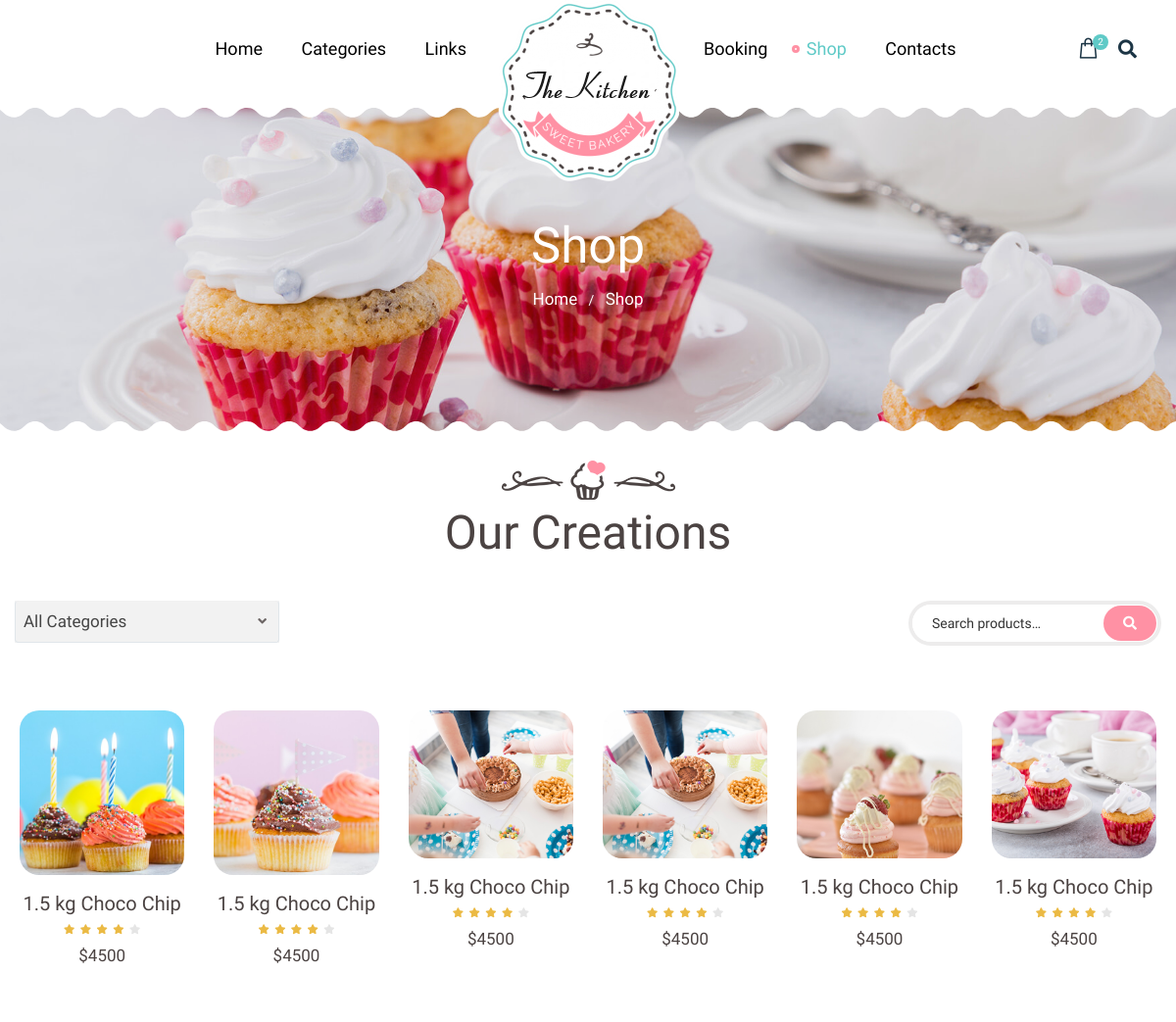
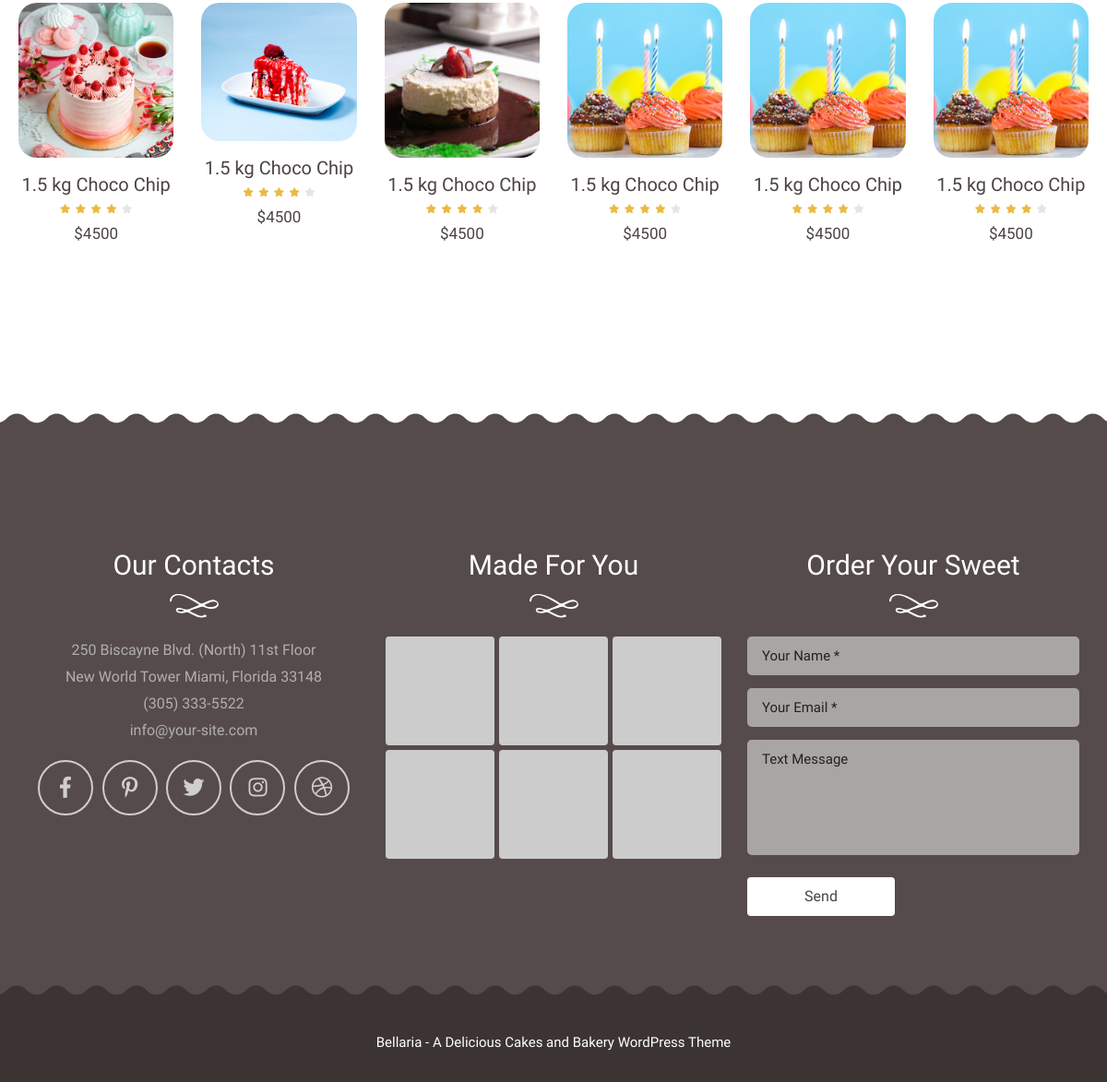
The page /shop.php on the database its author committed (2 pictures, top to bottom).
### tables this page shows
CREATE TABLE `product` (
  `product_id` int NOT NULL AUTO_INCREMENT,
  `product_name` varchar(255) DEFAULT NULL,
  `product_desc` varchar(1000) DEFAULT NULL,
  `image_url` varchar(255) DEFAULT NULL,
  `category_id` int DEFAULT NULL,
  `tag` varchar(255) DEFAULT NULL,
  `current_price` varchar(45) DEFAULT NULL,
  `prev_price` varchar(45) DEFAULT NULL,
  `status` int DEFAULT '1',
  PRIMARY KEY (`product_id`),
  KEY `category_fk_idx` (`category_id`),
  CONSTRAINT `category_fk` FOREIGN KEY (`category_id`) REFERENCES `category` (`category_id`) ON DELETE RESTRICT
);

### shop.php (the view, shortened to what this page needs)
<?php
require_once 'config.php';
$sql = "SELECT p.*, c.category_name FROM product p JOIN category c ON p.category_id = c.category_id";
$result = $conn->query($sql);
$products = [];
if ($result->num_rows > 0) {
while ($row = $result->fetch_assoc()) {
$products[] = $row;
}
}
$currentCategory = 'all';
function displayProducts($category, $products) {
$html = '';
foreach ($products as $product) {
if ($category === 'all' || strtolower($product['category_name']) === strtolower($category)) {
$html .= '
<div class="shop-item col-lg-4 col-md-6 col-sm-12" data-category="' . strtolower($product['category_name']) . '">
    <div class="inner-box">
        <div class="image-box">
            <figure class="image"><a href="shop-single.php?id=' . $product['product_id'] . '"><img
                        src="' . $product['image_url'] . '" alt=""></a></figure>
            <div class="btn-box"><a href="add_to_cart.php?id=' . $product['product_id'] . '">Add to cart</a></div>
        </div>
        <div class="lower-content">
            <h4 class="name"><a href="product-details.php?id=' . $product['product_id'] . '">' .
                    $product['product_name'] . '</a></h4>
            <div class="rating">
                <span class="fa fa-star"></span>
                <span class="fa fa-star"></span>
                <span class="fa fa-star"></span>
                <span class="fa fa-star"></span>
                <span class="fa fa-star light"></span>
            </div>
            <div class="price">$' . $product['current_price'] . '</div>
        </div>
    </div>
</div>
';
}
}
return $html;
}
?>
<!DOCTYPE html>
<html lang="en">
<head>
    <link href="css/bootstrap.css" rel="stylesheet">
    <link href="css/style.css" rel="stylesheet">
    <link href="css/responsive.css" rel="stylesheet">
</head>
<body>
    <div class="page-wrapper">
        <header class="main-header">
            <div class="main-box">
                <div class="menu-box">
                    <div class="logo"><a href="index.html"><img src="images/logo-22.png" alt="" title=""></a></div>
                    <div class="nav-outer clearfix">
                        <nav class="main-menu navbar-expand-md navbar-light">
                            <div class="collapse navbar-collapse clearfix" id="navbarSupportedContent">
                                <ul class="navigation menu-left clearfix">
                                    <li class="dropdown"><a href="index.html">Home</a>
                                    </li>
                                    <li class="dropdown"><a href="#">Categories</a>
                                    </li>
                                    <li class="dropdown"><a href="#">Links</a>
                                    </li>
                                </ul>
                                <ul class="navigation menu-right clearfix">
                                    <li class=""><a href="#">Booking</a></li>
                                    <li class="dropdown current"><a href="shop.html">Shop</a>
                                    </li>
                                    <li><a href="#contact.html">Contacts</a></li>
                                </ul>
                            </div>
                        </nav>
                        <div class="outer-box clearfix">
                            <div class="cart-btn">
                                <a href="shopping-cart.php"><i class="icon flaticon-commerce"></i> <span
                                        class="count">2</span></a>
                            </div>
                            <div class="search-box">
                                <button class="search-btn"><i class="fa fa-search"></i></button>
                            </div>
                        </div>
                    </div>
                </div>
            </div>
        </header>
        <section class="page-title" style="background-image:url(images/bg/bnr1.jpg)">
            <div class="auto-container">
                <h1>Shop</h1>
                <ul class="page-breadcrumb">
                    <li><a href="index.html">home</a></li>
                    <li>Shop</li>
                </ul>
            </div>
        </section>
        <section class="portfolio-section">
            <div class="auto-container">
                <div class="sec-title text-center">
                    <div class="divider"><img src="images/icons/divider_1.png" alt=""></div>
                    <h2>Our Creations</h2>
                </div>
                <div class="shop-upper-box clearfix">
                    <div class="orderby">
                    </div>
                    <div class="search-widget">
                        <form method="post" action="contact.html">
                            <div class="form-group">
                                <input type="search" class="search-product" name="search-field" value=""
                                    placeholder="Search products…" required>
                                <button type="submit"><span class="icon fa fa-search"></span></button>
                            </div>
                        </form>
                    </div>
                </div>
                <div class="category-wrapper">
                    <div class="shop-items row clearfix">
                        <?php echo displayProducts($currentCategory, $products); ?>
                    </div>
                </div>
            </div>
        </section>
        <footer class="main-footer style-seven">
            <div class="shape_wrapper wave_up">
                <div class="shape_inner" style="background-image: url(https://via.placeholder.com/1920x600);">
                    <div class="overlay"></div>
                </div>
            </div>
            <div class="widgets-section">
                <div class="auto-container">
                    <div class="row">
                        <div class="footer-column col-lg-4 col-md-12 col-sm-12">
                            <div class="footer-widget social-widget">
                                <div class="widget-title">
                                    <h3>Our Contacts</h3>
                                </div>
                                <div class="text-box">
                                    <p>250 Biscayne Blvd. (North) 11st Floor <br>New World Tower Miami, Florida 33148
                                    </p>
                                    <p><a href="tel:305-333-5522">(305) 333-5522</a></p>
                                    <p><a href="mailto:info@your-site.com">info@your-site.com</a></p>
                                </div>
                                <div class="social-box">
                                    <ul class="social-icon-two">
                                        <li><a href="#"><span class="fab fa-facebook-f"></span></a></li>
                                        <li><a href="#"><span class="fab fa-pinterest-p"></span></a></li>
                                        <li><a href="#"><span class="fab fa-twitter"></span></a></li>
                                        <li><a href="#"><span class="fab fa-instagram"></span></a></li>
                                        <li><a href="#"><span class="fab fa-dribbble"></span></a></li>
                                    </ul>
                                </div>
                            </div>
                        </div>
                        <div class="footer-column col-lg-4 col-md-12 col-sm-12">
                            <div class="footer-widget gallery-widget">
                                <div class="widget-title">
                                    <h3>Made For You</h3>
                                </div>
                                <div class="instagram-gallery">
                                    <div class="outer-box clearfix">
                                        <figure class="image"><a href="https://via.placeholder.com/150x150"
                                                class="lightbox-image" data-fancybox='instagram'><img
                                                    src="https://via.placeholder.com/150x150" alt=""></a></figure>
                                        <figure class="image"><a href="https://via.placeholder.com/150x150"
                                                class="lightbox-image" data-fancybox='instagram'><img
                                                    src="https://via.placeholder.com/150x150" alt=""></a></figure>
                                        <figure class="image"><a href="https://via.placeholder.com/150x150"
                                                class="lightbox-image" data-fancybox='instagram'><img
                                                    src="https://via.placeholder.com/150x150" alt=""></a></figure>
                                        <figure class="image"><a href="https://via.placeholder.com/150x150"
                                                class="lightbox-image" data-fancybox='instagram'><img
                                                    src="https://via.placeholder.com/150x150" alt=""></a></figure>
                                        <figure class="image"><a href="https://via.placeholder.com/150x150"
                                                class="lightbox-image" data-fancybox='instagram'><img
                                                    src="https://via.placeholder.com/150x150" alt=""></a></figure>
                                        <figure class="image"><a href="https://via.placeholder.com/150x150"
                                                class="lightbox-image" data-fancybox='instagram'><img
                                                    src="https://via.placeholder.com/150x150" alt=""></a></figure>
                                    </div>
                                </div>
                            </div>
                        </div>
                        <div class="footer-column col-lg-4 col-md-12 col-sm-12">
                            <div class="footer-widget contact-widget">
                                <div class="widget-title">
                                    <h3>Order Your Sweet</h3>
                                </div>
                                <div class="footer-form">
                                    <form action="#" method="post" id="email-form">
                                        <div class="form-group">
                                            <input type="text" name="username" class="username"
                                                placeholder="Your Name *">
                                        </div>
                                        <div class="form-group">
                                            <input type="email" name="email" class="email" placeholder="Your Email *">
                                        </div>
                                        <div class="form-group">
                                            <textarea name="contact_message" placeholder="Text Message"></textarea>
                                        </div>
                                        <div class="form-group">
                                            <button class="theme-btn" type="button" id="submit"
                                                name="submit-form">Send</button>
                                        </div>
                                    </form>
                                </div>
                            </div>
                        </div>
                    </div>
                </div>
            </div>
            <div class="footer-bottom">
                <div class="auto-container">
                    <div class="copyright-text">
                        <p>Bellaria - A Delicious Cakes and Bakery WordPress Theme</p>
                    </div>
                </div>
            </div>
        </footer>
    </div>
</body>
</html>

### css/responsive.css (style rules this page uses)
@media (min-width: 992px) { .shop-item { -ms-flex: 0 0 16.666667%; flex: 0 0 16.666667%; max-width: 16.666667%; } }

### rows shown on the page
product: image_url (picture), product_name "1.5 kg Choco Chip", current_price "4500"
product: image_url (picture), product_name "1.5 kg Choco Chip", current_price "4500"
product: image_url (picture), product_name "1.5 kg Choco Chip", current_price "4500"
product: image_url (picture), product_name "1.5 kg Choco Chip", current_price "4500"
product: image_url (picture), product_name "1.5 kg Choco Chip", current_price "4500"
product: image_url (picture), product_name "1.5 kg Choco Chip", current_price "4500"
product: image_url (picture), product_name "1.5 kg Choco Chip", current_price "4500"
product: image_url (picture), product_name "1.5 kg Choco Chip", current_price "4500"
product: image_url (picture), product_name "1.5 kg Choco Chip", current_price "4500"
product: image_url (picture), product_name "1.5 kg Choco Chip", current_price "4500"
product: image_url (picture), product_name "1.5 kg Choco Chip", current_price "4500"
product: image_url (picture), product_name "1.5 kg Choco Chip", current_price "4500"
